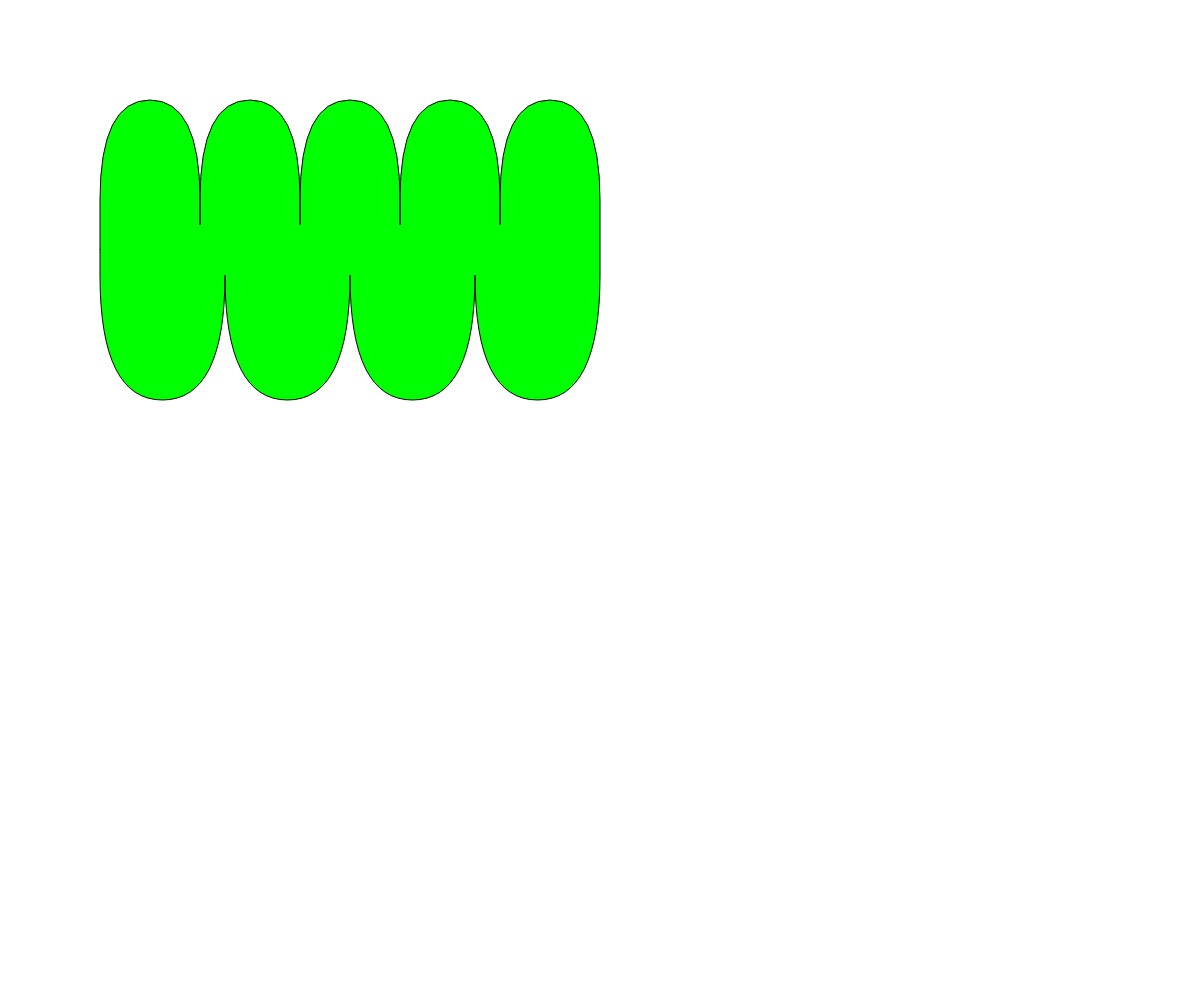
Frame 1 (no input)
Frame 2 (the mouse pressed at the canvas centre, redrawn once): identical to frame 1, image omitted

The p5.js sketch that drew this single still picture (run headless with seeded random() and noise() and a simulated clock; the mouse was pressed at the canvas centre and the sketch redrawn once):

// p5.js sketch
// ── sketch.js
function setup() {
	createCanvas(windowWidth, windowHeight);
	// put setup code here
}

// https://stackoverflow.com/a/63531127/405758
function quadLerp(p0, p1, p2, t){
  return lerp(lerp(p0, p1, t),
              lerp(p1, p2, t),
              t);
}

function draw() {

  stroke(0);
  background(255);
  noLoop();
  fill(0, 255, 0);

  caterpillar({
    width: 500,
    height: 300,
    x: 100,
    y: 100,
    humps: {
      top: 5,
      bottom: 4,
    },
    gap: 50,
  });

}

function caterpillar(obj)
{

  let eH = 'height' in obj ? obj.height : 100;
  let eW = 'width' in obj ? obj.width : 100;
  let eX = 'x' in obj ? obj.x : 0;
  let eY = 'y' in obj ? obj.y : 0;
  let topHumps = 'humps' in obj && 'top' in obj.humps ? obj.humps.top : 5;
  let bottomHumps = 'humps' in obj && 'bottom' in obj.humps ? obj.humps.bottom : 5;
  let eGap = 'gap' in obj ? obj.gap : 50;

  let topHumpWidth = eW / topHumps;
  let bottomHumpWidth = eW / bottomHumps;

  beginShape();
  vertex(eX, eY + eH / 2);
  //ellipse(eX, eY + eH / 2, 10)

  // top arches
  for (let i = 0; i < topHumps; i++) {
    // start of arc
    if (topHumpWidth > eH / 2) {
      vertex(eX + (topHumpWidth * i), eY + eH / 2);

    } else if (topHumpWidth < eGap) {
      vertex(eX + (topHumpWidth * i), eY + topHumpWidth);

    } else {
      vertex(eX + (topHumpWidth * i), eY + (eH / 2 - eGap / 2));
      vertex(eX + (topHumpWidth * i), eY + topHumpWidth);

    }

    // top of arc
    quadraticVertex(
      eX + (topHumpWidth * i),
      eY,
      eX + (topHumpWidth * i) + topHumpWidth / 2,
      eY
    );

    vertex(eX + (topHumpWidth * i) + topHumpWidth / 2, eY);

    // end of arc
    if (topHumpWidth > eH / 2) {
      quadraticVertex(
        eX + (topHumpWidth * (i + 1)),
        eY,
        eX + (topHumpWidth * (i + 1)),
        eY + eH / 2
      );

    } else if (topHumpWidth < eGap) {

      quadraticVertex(
        eX + (topHumpWidth * (i + 1)),
        eY,
        eX + topHumpWidth * (i + 1),
        eY + topHumpWidth
      );
      vertex(eX + (topHumpWidth * (i + 1)), eY + topHumpWidth);
      vertex(eX + (topHumpWidth * (i + 1)), eY + (eH / 2 - eGap / 2));

    } else {
      quadraticVertex(
        eX + (topHumpWidth * (i + 1)),
        eY,
        eX + topHumpWidth * (i + 1),
        eY + topHumpWidth
      );

      vertex(eX + (topHumpWidth * (i + 1)), eY + (eH / 2 - eGap / 2));

    }
  }

  vertex(eX + eW, eY + eH / 2);

  // bottom arches
  for (let i = bottomHumps; i > 0; i--) {
    // start of arc
    if (bottomHumpWidth > eH / 2) {
      vertex(eX + (bottomHumpWidth * i), eY + eH / 2);
    } else if (bottomHumps < eGap) {
      vertex(eX + (bottomHumpWidth * i), eY + eH - bottomHumpWidth);
    } else {
      vertex(eX + (bottomHumpWidth * i), eY + eH - (eH / 2 - eGap / 2));
    }

    // bottom of arc
    quadraticVertex(
      eX + (bottomHumpWidth * i),
      eY + eH,
      eX + (bottomHumpWidth * i) - (bottomHumpWidth / 2),
      eY + eH
    );
    vertex(eX + (bottomHumpWidth * i) - (bottomHumpWidth / 2), eY + eH);

    // end of arc
    if (bottomHumpWidth > eH / 2) {
      quadraticVertex(
        eX + (bottomHumpWidth * (i - 1)),
        eY + eH,
        eX + (bottomHumpWidth * (i - 1)),
        eY + eH / 2
      );
    } else {
      quadraticVertex(
        eX + bottomHumpWidth * (i - 1),
        eY + eH,
        eX + bottomHumpWidth * (i - 1),
        eY + eH - bottomHumpWidth
      );
      vertex(eX + (bottomHumpWidth * (i - 1)), eY + eH - (eH / 2 - eGap / 2));
    }
  }

  // end the shape
  vertex(eX, eY + eH / 2);

  endShape();
}
